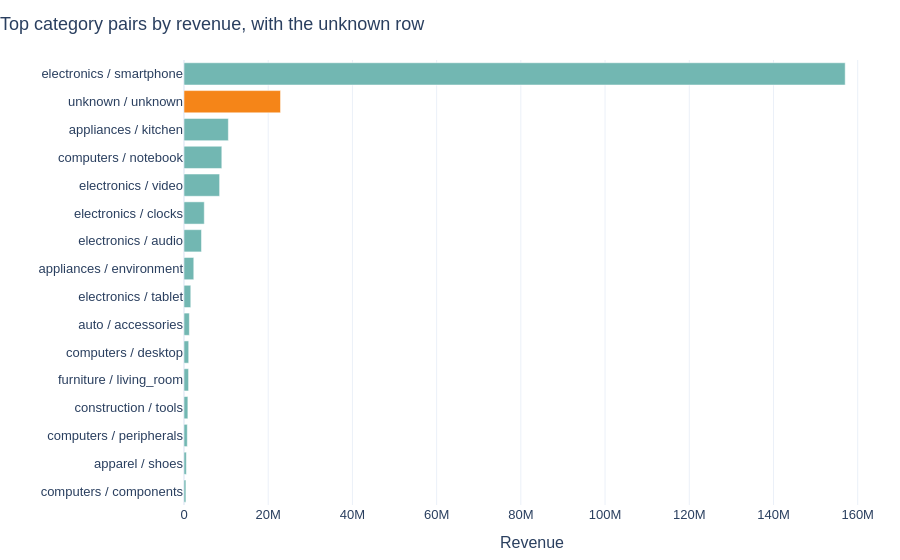

The code cell stored with this chart in its notebook:
### Markdown cell above
Electronics is 176,445,577.86, 76.7378% of revenue, at an average order value of 417.15. The unknown category is second: 22,922,165.08, 9.9691% of revenue, from 173,411 purchases. Its average order value is 132.18, so the missing codes are a real sales bucket and a cheaper one.

### Code cell
level2 = frames["q04_category_l2"].sort_values("revenue")
colors = [ORANGE if name == "unknown" else TEAL for name in level2["category_l2"]]
fig = go.Figure(
    go.Bar(
        y=level2["category"],
        x=level2["revenue"],
        orientation="h",
        marker_color=colors,
        customdata=level2[["revenue_share", "aov"]],
        hovertemplate="%{y}<br>revenue %{x:,.2f}<br>share %{customdata[0]:.2%}<br>AOV %{customdata[1]:,.2f}<extra></extra>",
    )
)
style(fig, "Top category pairs by revenue, with the unknown row", height=560)
fig.update_layout(showlegend=False, xaxis_title="Revenue", yaxis_title="")
display(fig)

### Figure 1 — Plotly figure (JSON) as saved in the notebook; plotly's stock layout.template omitted (floating-point values rounded to 4 significant figures)
{"data": [{"customdata": [[0.001964, 128.5], [0.002441, 79.25], [0.003404, 149.8], [0.003993, 122.3], [0.004725, 300.3], [0.004857, 345.6], [0.005541, 120.0], [0.007006, 287.6], [0.01009, 128.4], [0.01805, 116.6], [0.02095, 269.1], [0.03679, 390.9], [0.03905, 576.0], [0.04581, 218.9], [0.09969, 132.2], [0.683, 464.6]], "hovertemplate": "%{y}<br>revenue %{x:,.2f}<br>share %{customdata[0]:.2%}<br>AOV %{customdata[1]:,.2f}<extra></extra>", "marker": {"color": ["#72B7B2", "#72B7B2", "#72B7B2", "#72B7B2", "#72B7B2", "#72B7B2", "#72B7B2", "#72B7B2", "#72B7B2", "#72B7B2", "#72B7B2", "#72B7B2", "#72B7B2", "#72B7B2", "#F58518", "#72B7B2"]}, "orientation": "h", "type": "bar", "x": [451600.0, 561200.0, 782800.0, 918100.0, 1086000.0, 1117000.0, 1274000.0, 1611000.0, 2320000.0, 4151000.0, 4817000.0, 8459000.0, 8979000.0, 10530000.0, 22920000.0, 157000000.0], "y": ["computers / components", "apparel / shoes", "computers / peripherals", "construction / tools", "furniture / living_room", "computers / desktop", "auto / accessories", "electronics / tablet", "appliances / environment", "electronics / audio", "electronics / clocks", "electronics / video", "computers / notebook", "appliances / kitchen", "unknown / unknown", "electronics / smartphone"]}], "layout": {"font": {"family": "Arial, sans-serif", "size": 13}, "height": 560, "legend": {"orientation": "h", "x": 0, "y": 1.02, "yanchor": "bottom"}, "margin": {"b": 20, "l": 20, "r": 20, "t": 60}, "showlegend": false, "title": {"text": "Top category pairs by revenue, with the unknown row", "x": 0}, "xaxis": {"title": {"text": "Revenue"}}, "yaxis": {"title": {"text": ""}}}}
